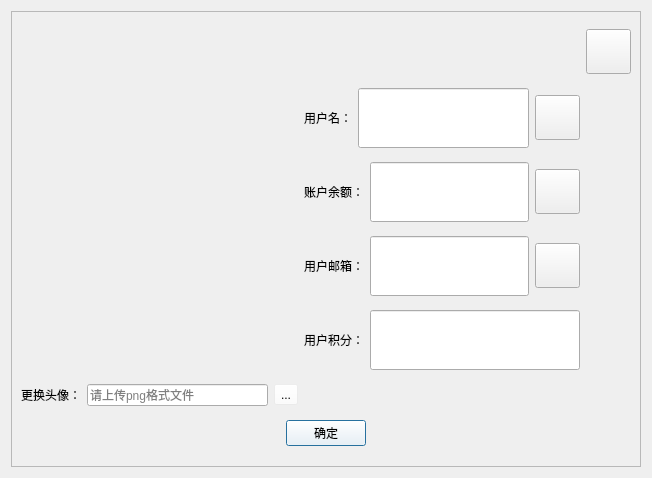
<?xml version="1.0" encoding="UTF-8"?>
<ui version="4.0">
 <class>EditUserMessage_ui</class>
 <widget class="QDialog" name="EditUserMessage_ui">
  <property name="geometry">
   <rect>
    <x>0</x>
    <y>0</y>
    <width>652</width>
    <height>478</height>
   </rect>
  </property>
  <property name="windowTitle">
   <string>Dialog</string>
  </property>
  <layout class="QVBoxLayout" name="verticalLayout">
   <item>
    <widget class="QFrame" name="frame">
     <property name="styleSheet">
      <string notr="true">#label_picture
{
	
	border-image: url(:/new/prefix1/C:/Users/z/Desktop/icon_image/user.png);
}

#frame{
	border-image: url(:/new/prefix1/m_icon/58a6bf16282d2.png);}

#btnClose{border-image: url(:/new/prefix1/C:/Users/z/Desktop/icon_image/close-circle.png);}

#btnClose:hover{border-image: url(:/new/prefix1/C:/Users/z/Desktop/icon_image/close-circle-fill.png);}</string>
     </property>
     <property name="frameShape">
      <enum>QFrame::StyledPanel</enum>
     </property>
     <property name="frameShadow">
      <enum>QFrame::Raised</enum>
     </property>
     <layout class="QGridLayout" name="gridLayout">
      <item row="6" column="0" colspan="3">
       <layout class="QHBoxLayout" name="horizontalLayout_7">
        <item>
         <spacer name="horizontalSpacer_4">
          <property name="orientation">
           <enum>Qt::Horizontal</enum>
          </property>
          <property name="sizeHint" stdset="0">
           <size>
            <width>40</width>
            <height>20</height>
           </size>
          </property>
         </spacer>
        </item>
        <item>
         <widget class="QPushButton" name="pushButton">
          <property name="styleSheet">
           <string notr="true">background-color: rgba(255, 255, 255, 50);
font: 11pt &quot;AcadEref&quot;;</string>
          </property>
          <property name="text">
           <string>确定</string>
          </property>
         </widget>
        </item>
        <item>
         <spacer name="horizontalSpacer_5">
          <property name="orientation">
           <enum>Qt::Horizontal</enum>
          </property>
          <property name="sizeHint" stdset="0">
           <size>
            <width>40</width>
            <height>20</height>
           </size>
          </property>
         </spacer>
        </item>
       </layout>
      </item>
      <item row="3" column="1">
       <layout class="QHBoxLayout" name="horizontalLayout_3">
        <item>
         <widget class="QLabel" name="label_email">
          <property name="sizePolicy">
           <sizepolicy hsizetype="Maximum" vsizetype="Preferred">
            <horstretch>0</horstretch>
            <verstretch>0</verstretch>
           </sizepolicy>
          </property>
          <property name="text">
           <string>用户邮箱：</string>
          </property>
         </widget>
        </item>
        <item>
         <widget class="QLineEdit" name="LETEmail">
          <property name="minimumSize">
           <size>
            <width>0</width>
            <height>60</height>
           </size>
          </property>
          <property name="readOnly">
           <bool>false</bool>
          </property>
          <property name="placeholderText">
           <string/>
          </property>
         </widget>
        </item>
        <item>
         <widget class="QPushButton" name="btnEmail">
          <property name="minimumSize">
           <size>
            <width>45</width>
            <height>45</height>
           </size>
          </property>
          <property name="maximumSize">
           <size>
            <width>45</width>
            <height>45</height>
           </size>
          </property>
          <property name="cursor">
           <cursorShape>PointingHandCursor</cursorShape>
          </property>
          <property name="styleSheet">
           <string notr="true">border-image: url(:/new/prefix1/m_icon/edit.png);</string>
          </property>
          <property name="text">
           <string/>
          </property>
         </widget>
        </item>
       </layout>
      </item>
      <item row="5" column="0">
       <layout class="QHBoxLayout" name="horizontalLayout_5">
        <item>
         <widget class="QLabel" name="labelpic">
          <property name="sizePolicy">
           <sizepolicy hsizetype="Maximum" vsizetype="Preferred">
            <horstretch>0</horstretch>
            <verstretch>0</verstretch>
           </sizepolicy>
          </property>
          <property name="text">
           <string>更换头像：</string>
          </property>
         </widget>
        </item>
        <item>
         <widget class="QLineEdit" name="LETPic">
          <property name="placeholderText">
           <string>请上传png格式文件</string>
          </property>
         </widget>
        </item>
        <item>
         <widget class="QToolButton" name="toolButton">
          <property name="styleSheet">
           <string notr="true">background-color: rgba(255, 255, 255, 40);</string>
          </property>
          <property name="text">
           <string>...</string>
          </property>
         </widget>
        </item>
       </layout>
      </item>
      <item row="1" column="1">
       <layout class="QHBoxLayout" name="horizontalLayout">
        <item>
         <widget class="QLabel" name="labelName">
          <property name="sizePolicy">
           <sizepolicy hsizetype="Maximum" vsizetype="Preferred">
            <horstretch>0</horstretch>
            <verstretch>0</verstretch>
           </sizepolicy>
          </property>
          <property name="text">
           <string>用户名：</string>
          </property>
         </widget>
        </item>
        <item>
         <widget class="QLineEdit" name="lETUserName">
          <property name="minimumSize">
           <size>
            <width>0</width>
            <height>60</height>
           </size>
          </property>
          <property name="readOnly">
           <bool>false</bool>
          </property>
          <property name="placeholderText">
           <string/>
          </property>
         </widget>
        </item>
        <item>
         <widget class="QPushButton" name="btnEditName">
          <property name="sizePolicy">
           <sizepolicy hsizetype="Maximum" vsizetype="Fixed">
            <horstretch>0</horstretch>
            <verstretch>0</verstretch>
           </sizepolicy>
          </property>
          <property name="minimumSize">
           <size>
            <width>45</width>
            <height>45</height>
           </size>
          </property>
          <property name="maximumSize">
           <size>
            <width>45</width>
            <height>45</height>
           </size>
          </property>
          <property name="cursor">
           <cursorShape>PointingHandCursor</cursorShape>
          </property>
          <property name="styleSheet">
           <string notr="true">border-image: url(:/new/prefix1/m_icon/edit.png);</string>
          </property>
          <property name="text">
           <string/>
          </property>
         </widget>
        </item>
       </layout>
      </item>
      <item row="2" column="1">
       <layout class="QHBoxLayout" name="horizontalLayout_2">
        <item>
         <widget class="QLabel" name="label_Money">
          <property name="sizePolicy">
           <sizepolicy hsizetype="Maximum" vsizetype="Preferred">
            <horstretch>0</horstretch>
            <verstretch>0</verstretch>
           </sizepolicy>
          </property>
          <property name="text">
           <string>账户余额：</string>
          </property>
         </widget>
        </item>
        <item>
         <widget class="QLineEdit" name="lETMoney">
          <property name="minimumSize">
           <size>
            <width>0</width>
            <height>60</height>
           </size>
          </property>
          <property name="readOnly">
           <bool>false</bool>
          </property>
          <property name="placeholderText">
           <string/>
          </property>
         </widget>
        </item>
        <item>
         <widget class="QPushButton" name="btnCharge">
          <property name="sizePolicy">
           <sizepolicy hsizetype="Maximum" vsizetype="Fixed">
            <horstretch>0</horstretch>
            <verstretch>0</verstretch>
           </sizepolicy>
          </property>
          <property name="minimumSize">
           <size>
            <width>45</width>
            <height>45</height>
           </size>
          </property>
          <property name="maximumSize">
           <size>
            <width>45</width>
            <height>45</height>
           </size>
          </property>
          <property name="cursor">
           <cursorShape>PointingHandCursor</cursorShape>
          </property>
          <property name="styleSheet">
           <string notr="true">border-image: url(:/new/prefix1/m_icon/YUAN.png);</string>
          </property>
          <property name="text">
           <string/>
          </property>
         </widget>
        </item>
       </layout>
      </item>
      <item row="0" column="0" rowspan="5">
       <widget class="QLabel" name="label_picture">
        <property name="minimumSize">
         <size>
          <width>200</width>
          <height>200</height>
         </size>
        </property>
        <property name="maximumSize">
         <size>
          <width>200</width>
          <height>200</height>
         </size>
        </property>
        <property name="styleSheet">
         <string notr="true">border-image: url(:/new/prefix1/m_icon/user.png);</string>
        </property>
        <property name="text">
         <string/>
        </property>
       </widget>
      </item>
      <item row="4" column="1">
       <layout class="QHBoxLayout" name="horizontalLayout_4">
        <item>
         <widget class="QLabel" name="label_language">
          <property name="text">
           <string>用户积分：</string>
          </property>
         </widget>
        </item>
        <item>
         <widget class="QLineEdit" name="LETScore">
          <property name="minimumSize">
           <size>
            <width>0</width>
            <height>60</height>
           </size>
          </property>
          <property name="readOnly">
           <bool>true</bool>
          </property>
          <property name="placeholderText">
           <string/>
          </property>
         </widget>
        </item>
       </layout>
      </item>
      <item row="0" column="2">
       <widget class="QPushButton" name="btnClose">
        <property name="minimumSize">
         <size>
          <width>45</width>
          <height>45</height>
         </size>
        </property>
        <property name="maximumSize">
         <size>
          <width>45</width>
          <height>45</height>
         </size>
        </property>
        <property name="cursor">
         <cursorShape>PointingHandCursor</cursorShape>
        </property>
        <property name="styleSheet">
         <string notr="true">border-image: url(:/new/prefix1/m_icon/close-circle.png);</string>
        </property>
        <property name="text">
         <string/>
        </property>
       </widget>
      </item>
     </layout>
    </widget>
   </item>
  </layout>
 </widget>
 <resources/>
 <connections/>
</ui>
